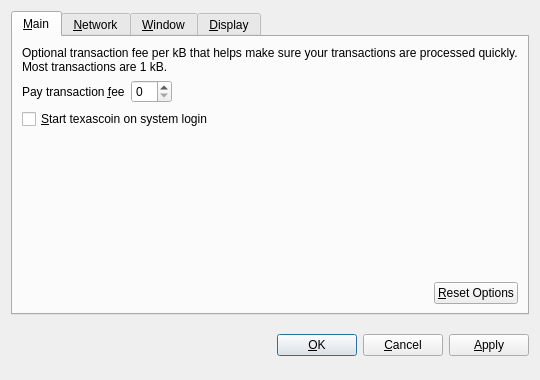
<?xml version="1.0" encoding="UTF-8"?>
<ui version="4.0">
 <class>OptionsDialog</class>
 <widget class="QDialog" name="OptionsDialog">
  <property name="geometry">
   <rect>
    <x>0</x>
    <y>0</y>
    <width>540</width>
    <height>380</height>
   </rect>
  </property>
  <property name="windowTitle">
   <string>Options</string>
  </property>
  <property name="modal">
   <bool>true</bool>
  </property>
  <layout class="QVBoxLayout" name="verticalLayout">
   <item>
    <widget class="QTabWidget" name="tabWidget">
     <property name="tabPosition">
      <enum>QTabWidget::North</enum>
     </property>
     <property name="currentIndex">
      <number>0</number>
     </property>
     <widget class="QWidget" name="tabMain">
      <attribute name="title">
       <string>&amp;Main</string>
      </attribute>
      <layout class="QVBoxLayout" name="verticalLayout_Main">
       <item>
        <widget class="QLabel" name="transactionFeeInfoLabel">
         <property name="text">
          <string>Optional transaction fee per kB that helps make sure your transactions are processed quickly. Most transactions are 1 kB.</string>
         </property>
         <property name="textFormat">
          <enum>Qt::PlainText</enum>
         </property>
         <property name="wordWrap">
          <bool>true</bool>
         </property>
        </widget>
       </item>
       <item>
        <layout class="QHBoxLayout" name="horizontalLayout_1_Main">
         <item>
          <widget class="QLabel" name="transactionFeeLabel">
           <property name="text">
            <string>Pay transaction &amp;fee</string>
           </property>
           <property name="textFormat">
            <enum>Qt::PlainText</enum>
           </property>
           <property name="buddy">
            <cstring>transactionFee</cstring>
           </property>
          </widget>
         </item>
         <item>
          <widget class="BitcoinAmountField" name="transactionFee"/>
         </item>
         <item>
          <spacer name="horizontalSpacer_1_Main">
           <property name="orientation">
            <enum>Qt::Horizontal</enum>
           </property>
           <property name="sizeHint" stdset="0">
            <size>
             <width>40</width>
             <height>20</height>
            </size>
           </property>
          </spacer>
         </item>
        </layout>
       </item>
       <item>
        <widget class="QCheckBox" name="bitcoinAtStartup">
         <property name="toolTip">
          <string>Automatically start texascoin after logging in to the system.</string>
         </property>
         <property name="text">
          <string>&amp;Start texascoin on system login</string>
         </property>
        </widget>
       </item>
       <item>
        <spacer name="verticalSpacer_Main">
         <property name="orientation">
          <enum>Qt::Vertical</enum>
         </property>
         <property name="sizeHint" stdset="0">
          <size>
           <width>20</width>
           <height>40</height>
          </size>
         </property>
        </spacer>
       </item>
       <item>
        <layout class="QHBoxLayout" name="horizontalLayout_2_Main">
         <item>
          <spacer name="horizontalSpacer_2_Main">
           <property name="orientation">
            <enum>Qt::Horizontal</enum>
           </property>
           <property name="sizeHint" stdset="0">
            <size>
             <width>40</width>
             <height>20</height>
            </size>
           </property>
          </spacer>
         </item>
         <item>
          <widget class="QPushButton" name="resetButton">
           <property name="toolTip">
            <string>Reset all client options to default.</string>
           </property>
           <property name="text">
            <string>&amp;Reset Options</string>
           </property>
           <property name="autoDefault">
            <bool>false</bool>
           </property>
          </widget>
         </item>
        </layout>
       </item>
      </layout>
     </widget>
     <widget class="QWidget" name="tabNetwork">
      <attribute name="title">
       <string>&amp;Network</string>
      </attribute>
      <layout class="QVBoxLayout" name="verticalLayout_Network">
       <item>
        <widget class="QCheckBox" name="mapPortUpnp">
         <property name="toolTip">
          <string>Automatically open the texascoin client port on the router. This only works when your router supports UPnP and it is enabled.</string>
         </property>
         <property name="text">
          <string>Map port using &amp;UPnP</string>
         </property>
        </widget>
       </item>
       <item>
        <widget class="QCheckBox" name="connectSocks">
         <property name="toolTip">
          <string>Connect to the texascoin network through a SOCKS proxy (e.g. when connecting through Tor).</string>
         </property>
         <property name="text">
          <string>&amp;Connect through SOCKS proxy:</string>
         </property>
        </widget>
       </item>
       <item>
        <layout class="QHBoxLayout" name="horizontalLayout_Network">
         <item>
          <widget class="QLabel" name="proxyIpLabel">
           <property name="text">
            <string>Proxy &amp;IP:</string>
           </property>
           <property name="textFormat">
            <enum>Qt::PlainText</enum>
           </property>
           <property name="buddy">
            <cstring>proxyIp</cstring>
           </property>
          </widget>
         </item>
         <item>
          <widget class="QValidatedLineEdit" name="proxyIp">
           <property name="maximumSize">
            <size>
             <width>140</width>
             <height>16777215</height>
            </size>
           </property>
           <property name="toolTip">
            <string>IP address of the proxy (e.g. 127.0.0.1)</string>
           </property>
          </widget>
         </item>
         <item>
          <widget class="QLabel" name="proxyPortLabel">
           <property name="text">
            <string>&amp;Port:</string>
           </property>
           <property name="textFormat">
            <enum>Qt::PlainText</enum>
           </property>
           <property name="buddy">
            <cstring>proxyPort</cstring>
           </property>
          </widget>
         </item>
         <item>
          <widget class="QLineEdit" name="proxyPort">
           <property name="maximumSize">
            <size>
             <width>55</width>
             <height>16777215</height>
            </size>
           </property>
           <property name="toolTip">
            <string>Port of the proxy (e.g. 9050)</string>
           </property>
          </widget>
         </item>
         <item>
          <widget class="QLabel" name="socksVersionLabel">
           <property name="text">
            <string>SOCKS &amp;Version:</string>
           </property>
           <property name="textFormat">
            <enum>Qt::PlainText</enum>
           </property>
           <property name="buddy">
            <cstring>socksVersion</cstring>
           </property>
          </widget>
         </item>
         <item>
          <widget class="QValueComboBox" name="socksVersion">
           <property name="toolTip">
            <string>SOCKS version of the proxy (e.g. 5)</string>
           </property>
          </widget>
         </item>
         <item>
          <spacer name="horizontalSpacer_Network">
           <property name="orientation">
            <enum>Qt::Horizontal</enum>
           </property>
           <property name="sizeHint" stdset="0">
            <size>
             <width>40</width>
             <height>20</height>
            </size>
           </property>
          </spacer>
         </item>
        </layout>
       </item>
       <item>
        <spacer name="verticalSpacer_Network">
         <property name="orientation">
          <enum>Qt::Vertical</enum>
         </property>
         <property name="sizeHint" stdset="0">
          <size>
           <width>20</width>
           <height>40</height>
          </size>
         </property>
        </spacer>
       </item>
      </layout>
     </widget>
     <widget class="QWidget" name="tabWindow">
      <attribute name="title">
       <string>&amp;Window</string>
      </attribute>
      <layout class="QVBoxLayout" name="verticalLayout_Window">
       <item>
        <widget class="QCheckBox" name="minimizeToTray">
         <property name="toolTip">
          <string>Show only a tray icon after minimizing the window.</string>
         </property>
         <property name="text">
          <string>&amp;Minimize to the tray instead of the taskbar</string>
         </property>
        </widget>
       </item>
       <item>
        <widget class="QCheckBox" name="minimizeOnClose">
         <property name="toolTip">
          <string>Minimize instead of exit the application when the window is closed. When this option is enabled, the application will be closed only after selecting Quit in the menu.</string>
         </property>
         <property name="text">
          <string>M&amp;inimize on close</string>
         </property>
        </widget>
       </item>
       <item>
        <spacer name="verticalSpacer_Window">
         <property name="orientation">
          <enum>Qt::Vertical</enum>
         </property>
         <property name="sizeHint" stdset="0">
          <size>
           <width>20</width>
           <height>40</height>
          </size>
         </property>
        </spacer>
       </item>
      </layout>
     </widget>
     <widget class="QWidget" name="tabDisplay">
      <attribute name="title">
       <string>&amp;Display</string>
      </attribute>
      <layout class="QVBoxLayout" name="verticalLayout_Display">
       <item>
        <layout class="QHBoxLayout" name="horizontalLayout_1_Display">
         <item>
          <widget class="QLabel" name="langLabel">
           <property name="text">
            <string>User Interface &amp;language:</string>
           </property>
           <property name="textFormat">
            <enum>Qt::PlainText</enum>
           </property>
           <property name="buddy">
            <cstring>lang</cstring>
           </property>
          </widget>
         </item>
         <item>
          <widget class="QValueComboBox" name="lang">
           <property name="toolTip">
            <string>The user interface language can be set here. This setting will take effect after restarting texascoin.</string>
           </property>
          </widget>
         </item>
        </layout>
       </item>
       <item>
        <layout class="QHBoxLayout" name="horizontalLayout_2_Display">
         <item>
          <widget class="QLabel" name="unitLabel">
           <property name="text">
            <string>&amp;Unit to show amounts in:</string>
           </property>
           <property name="textFormat">
            <enum>Qt::PlainText</enum>
           </property>
           <property name="buddy">
            <cstring>unit</cstring>
           </property>
          </widget>
         </item>
         <item>
          <widget class="QValueComboBox" name="unit">
           <property name="toolTip">
            <string>Choose the default subdivision unit to show in the interface and when sending coins.</string>
           </property>
          </widget>
         </item>
        </layout>
       </item>
       <item>
        <widget class="QCheckBox" name="displayAddresses">
         <property name="toolTip">
          <string>Whether to show texascoin addresses in the transaction list or not.</string>
         </property>
         <property name="text">
          <string>&amp;Display addresses in transaction list</string>
         </property>
        </widget>
       </item>
       <item>
        <widget class="QCheckBox" name="coinControlFeatures">
         <property name="toolTip">
          <string>Whether to show coin control features or not.</string>
         </property>
         <property name="text">
          <string>Display coin &amp;control features (experts only!)</string>
         </property>
        </widget>
       </item>
       <item>
        <spacer name="verticalSpacer_Display">
         <property name="orientation">
          <enum>Qt::Vertical</enum>
         </property>
         <property name="sizeHint" stdset="0">
          <size>
           <width>20</width>
           <height>40</height>
          </size>
         </property>
        </spacer>
       </item>
      </layout>
     </widget>
    </widget>
   </item>
   <item>
    <layout class="QHBoxLayout" name="horizontalLayout_Buttons">
     <item>
      <spacer name="horizontalSpacer_1">
       <property name="orientation">
        <enum>Qt::Horizontal</enum>
       </property>
       <property name="sizeHint" stdset="0">
        <size>
         <width>40</width>
         <height>48</height>
        </size>
       </property>
      </spacer>
     </item>
     <item>
      <widget class="QLabel" name="statusLabel">
       <property name="font">
        <font>
         <weight>75</weight>
         <bold>true</bold>
        </font>
       </property>
       <property name="text">
        <string/>
       </property>
       <property name="textFormat">
        <enum>Qt::PlainText</enum>
       </property>
       <property name="wordWrap">
        <bool>true</bool>
       </property>
      </widget>
     </item>
     <item>
      <spacer name="horizontalSpacer_2">
       <property name="orientation">
        <enum>Qt::Horizontal</enum>
       </property>
       <property name="sizeHint" stdset="0">
        <size>
         <width>40</width>
         <height>48</height>
        </size>
       </property>
      </spacer>
     </item>
     <item>
      <widget class="QPushButton" name="okButton">
       <property name="text">
        <string>&amp;OK</string>
       </property>
      </widget>
     </item>
     <item>
      <widget class="QPushButton" name="cancelButton">
       <property name="text">
        <string>&amp;Cancel</string>
       </property>
       <property name="autoDefault">
        <bool>false</bool>
       </property>
      </widget>
     </item>
     <item>
      <widget class="QPushButton" name="applyButton">
       <property name="text">
        <string>&amp;Apply</string>
       </property>
       <property name="autoDefault">
        <bool>false</bool>
       </property>
      </widget>
     </item>
    </layout>
   </item>
  </layout>
 </widget>
 <customwidgets>
  <customwidget>
   <class>BitcoinAmountField</class>
   <extends>QSpinBox</extends>
   <header>bitcoinamountfield.h</header>
  </customwidget>
  <customwidget>
   <class>QValueComboBox</class>
   <extends>QComboBox</extends>
   <header>qvaluecombobox.h</header>
  </customwidget>
  <customwidget>
   <class>QValidatedLineEdit</class>
   <extends>QLineEdit</extends>
   <header>qvalidatedlineedit.h</header>
  </customwidget>
 </customwidgets>
 <resources/>
 <connections/>
</ui>
